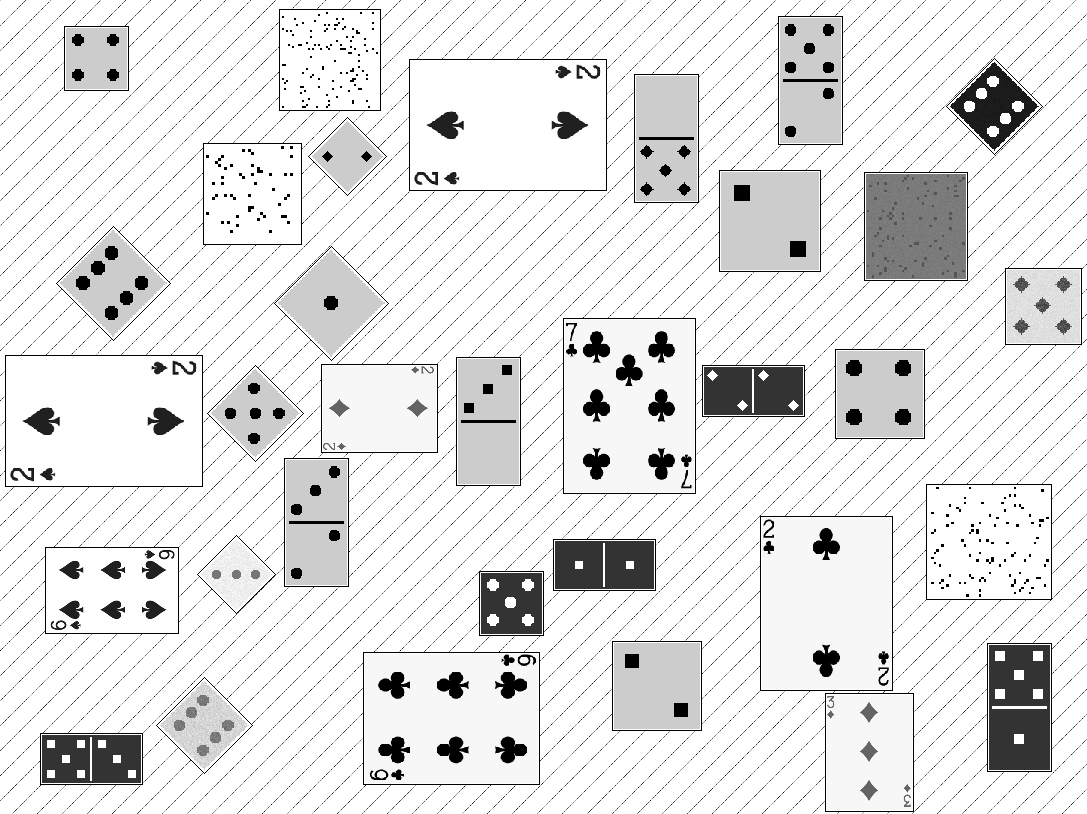
%> input picture TP1/sequencias/Seq160/svpi2022_TP1_img_160_02.png, 1087 x 814 px; its folder holds only this picture in this run
$ octave --eval "result = tp1_92993;"   (GNU Octave 9; MATLAB toolbox functions it lacks are replaced by stand-ins)
%> lines starting %> are read from the running program, lines starting %| are printed output that depends on the picture; in (x1, y1, x2, y2) boxes, pixels count from 0 and x2, y2 are one past the last pixel; in counts of white or black regions, pixels touching at a corner belong together; the program's own positions count from 1
% SVPI
% Alexandre Rodrigues 92993
% Abril 2022
% Trabalho Pratico 1

function NumMec = tp1_92993()

    %% Init Vars
    NumMec = 92993;

    %% Open Image

%     addpath('../')
%     listaF=dir('../svpi2022_TP1_img_*.png');

    addpath('../sequencias/Seq160')
    listaF=dir('../sequencias/Seq160/svpi2022_TP1_img_*.png');

    MaxImg = size(listaF,1);

    for idxImg = 1:MaxImg

        imName = listaF(idxImg).name;

        NumSeq = str2double(imName(18:20));
        NumImg = str2double(imName(22:23));

        A = im2double(imread(imName));

        %% SubImages

        minSize = 0.2; % min nnz for aceptable boundary (percentage)
        minWidth = 0.04; % min width of subimage (percentage)


        cutx = -3; % increase area of boundary
        cuty = -3; %
        reductRoted = 2; % reduce after rotation
        rot = true; % rotate
        extend = false; % extend to rectangular subimage
        relSizes = 1.2; % relative width to height

        % Find rotated dices
        [regionsRotated,fmaskRot] = getSubImages(A,rot,minSize,cutx,cuty,relSizes,minWidth,extend,zeros(size(A)),reductRoted);
% [258 lines not run here, left out]
% [351 lines left out: functions getHalfPintas, rotateDiceIf, edgeDice, edgeRotDice, edging, autobin and 8 more, not called in this run]


function B2 = maskRotated(B)
    % mask for rotated dices in main image

    SE1 = [0 0 1
        0 1 0
        1 0 0];
    SE2 = [1 0 0
        0 1 0
        0 0 1];

    B2 = edge(B,'sobel','vertical');
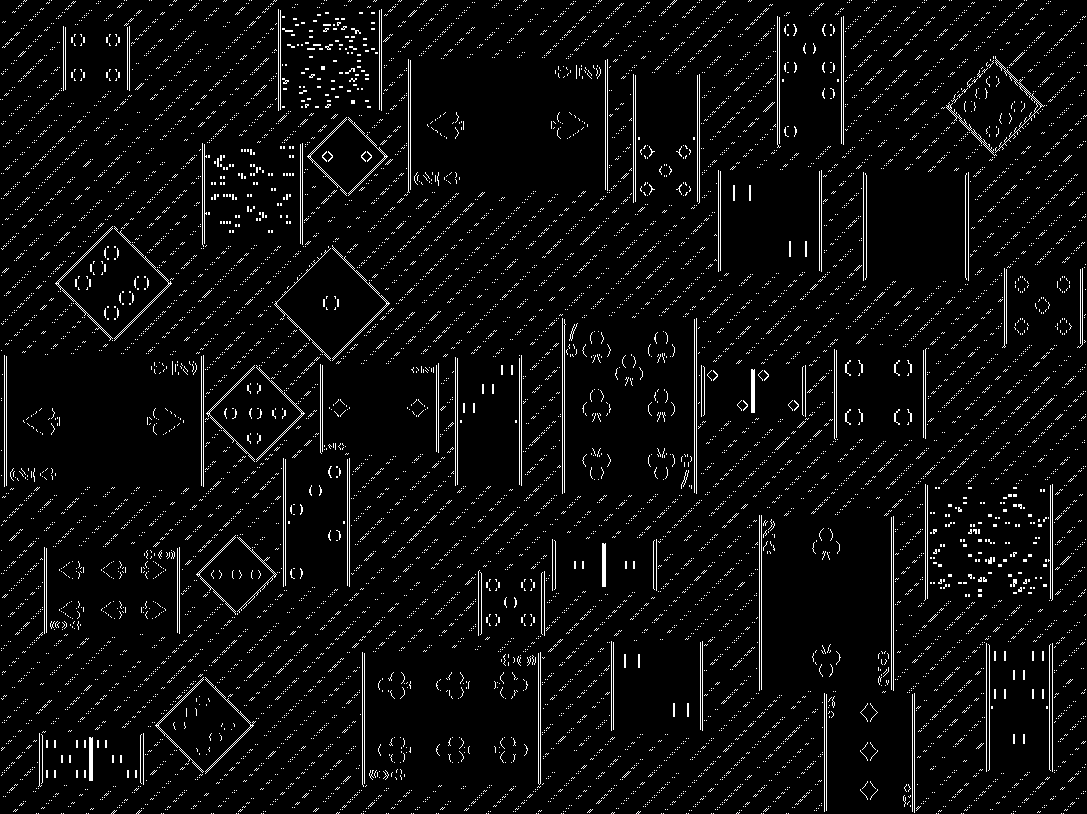
%> B2: size 814x1087 logical; 4.4% white in thin lines or dots
    B2 = imclose(B2,SE1);
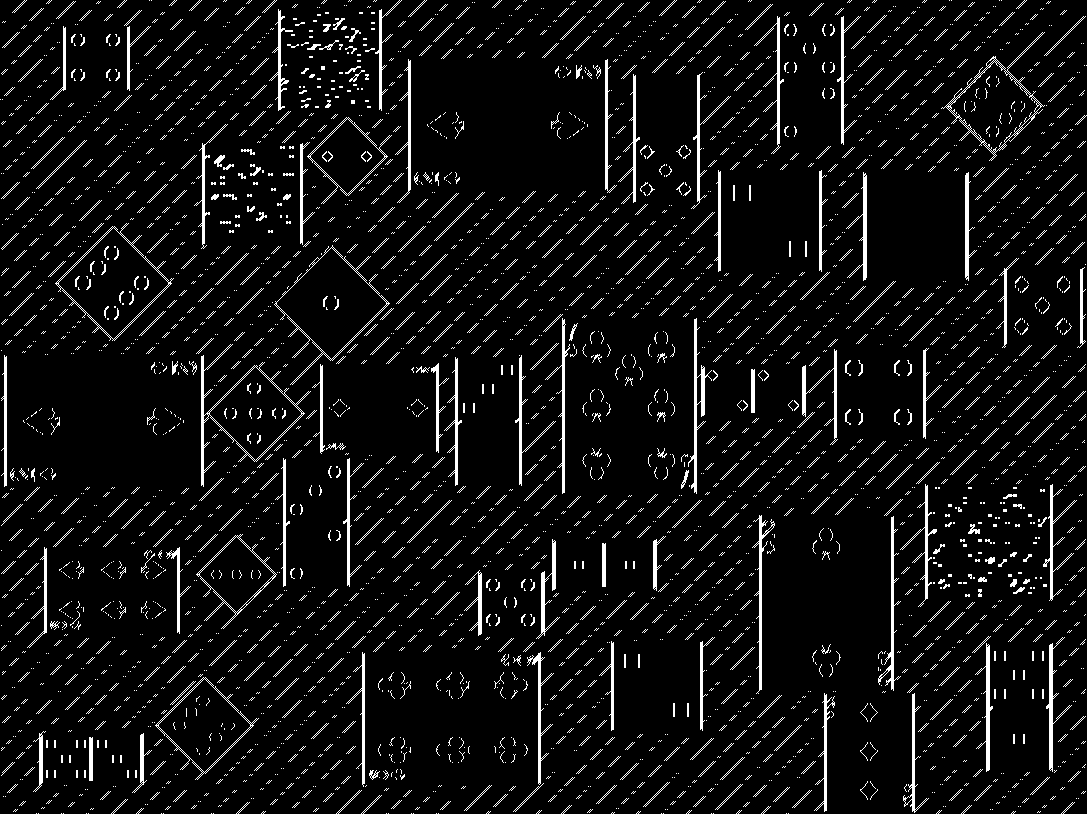
%> B2: size 814x1087 logical; 6.3% white in thin lines or dots
    B2 = imclose(B2,SE2);
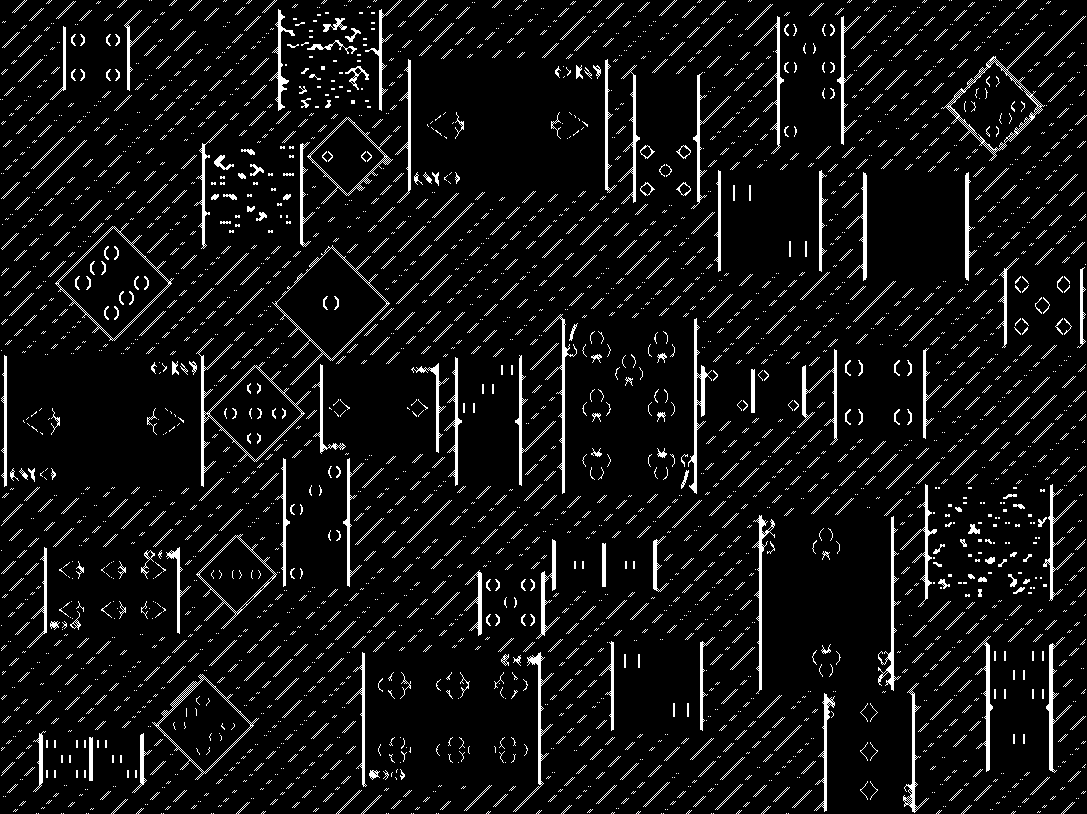
%> B2: size 814x1087 logical; 6.6% white in thin lines or dots

    B2 = bwmorph(B2,'bridge',2);
%> B2: size 814x1087 logical; 6.7% white in thin lines or dots
end


% [6 lines left out: function maskNormal, not called in this run]

function [regions,fullMask] = getSubImages(A,rot,minSize,cutx,cuty,relSizes,minWidth,extend,fmaskPrev,reductRoted)
    % get all subimages(regions)

    if rot
        B = maskRotated(A);
    else
        B = maskNormal(A);
    end

    B = bwareaopen(B,round(minSize*size(B,1)));
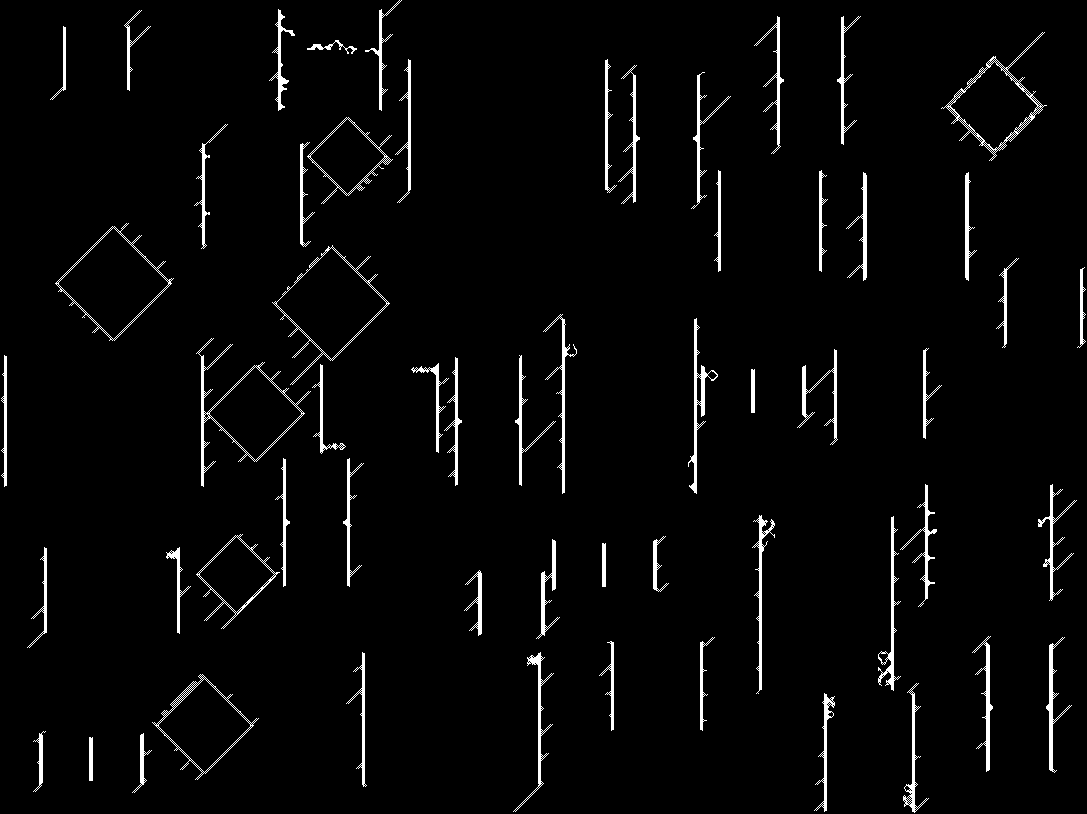
%> B: size 814x1087 logical; 3% white; 59 white regions, largest, box (x1, y1, x2, y2) and area: (196, 338, 311, 487) 1031, (941, 32, 1047, 161) 915, (688, 318, 718, 494) 869

    fullMask = zeros(size(B));

    [Bx,~,Nb] = bwboundaries(B);
%> Bx = 3718 boundaries; largest, box (x1, y1, x2, y2) and points: (196, 338, 311, 487) 665, (543, 314, 577, 494) 474, (878, 516, 901, 691) 450, (688, 318, 718, 494) 449, (272, 245, 390, 385) 437; Nb = 59

    sx = size(B,1);
    sy = size(B,2);

    count = 1;

    for k = Nb+1:length(Bx) % use only interior boundaries
        boundary = Bx{k};

        mask = poly2mask(boundary(:,2), boundary(:,1),sx,sy);
        if (nnz(mask) < minSize*sx), continue, end

        % remove already found
        if nnz(mask.*fmaskPrev), continue, end

        % clean all zeros cols and rows
        mask0s = mask(:,any(mask,1));
        mask0s = mask0s(any(mask0s,2),:);
        if (mean(mask0s,'all') < 0.4), continue, end % very sparse image

        % remove weird shapes
        sizesT = sort(size(mask0s));
        if sizesT(2) > relSizes * sizesT(1) || sizesT(1) < minWidth * sx, continue, end

        % estender a quadrilateros
        if extend
            idxs = find(max(mask,[],2));
            minx = max(idxs(1)+cutx,1);
            maxx = min(idxs(end)-cutx,sx);
            idxs = find(max(mask));
            miny = max(idxs(1)+cuty,1);
            maxy = min(idxs(end)-cuty,sy);
            mask = zeros(size(A));
            mask(minx:maxx,miny:maxy) = 1;

            % remove already found
            if nnz(mask.*fmaskPrev), continue, end

            % clean all zeros cols and rows
            mask0s = mask(:,any(mask,1));
            mask0s = mask0s(any(mask0s,2),:);

            % remove weird shapes
            sizesT = sort(size(mask0s));
            if sizesT(2) > relSizes * sizesT(1) || sizesT(1) < minWidth * sx , continue, end
        end

        selected = A.*mask;

        if rot && ~extend % rotate
            selected = selected(:,any(selected,1));
            selected = selected(any(selected,2),:);

            selected = rotateDice(selected,reductRoted);
        end

        fullMask = fullMask | mask;
        fmaskPrev = fmaskPrev | mask;

        % guardar regiao
        selected = selected(:,any(selected,1));
        selected = selected(any(selected,2),:);

        sizesT = sort(size(selected));
        if sizesT(2) < 1.05 * sizesT(1) % guarantee that dices are squares
            selected = selected(1:sizesT(1),1:sizesT(1));
        end

        regions{count} = selected;
        count = count + 1;

    end
%> this loop made 1 pass
%> (k, boundary) on pass 1: (60, [399 3; 399 3])
end

% [15 lines left out: function rotateDice, not called in this run]
%> (the run ends here)

$ run again, on TP1/sequencias/Seq160/svpi2022_TP1_img_160_09.png
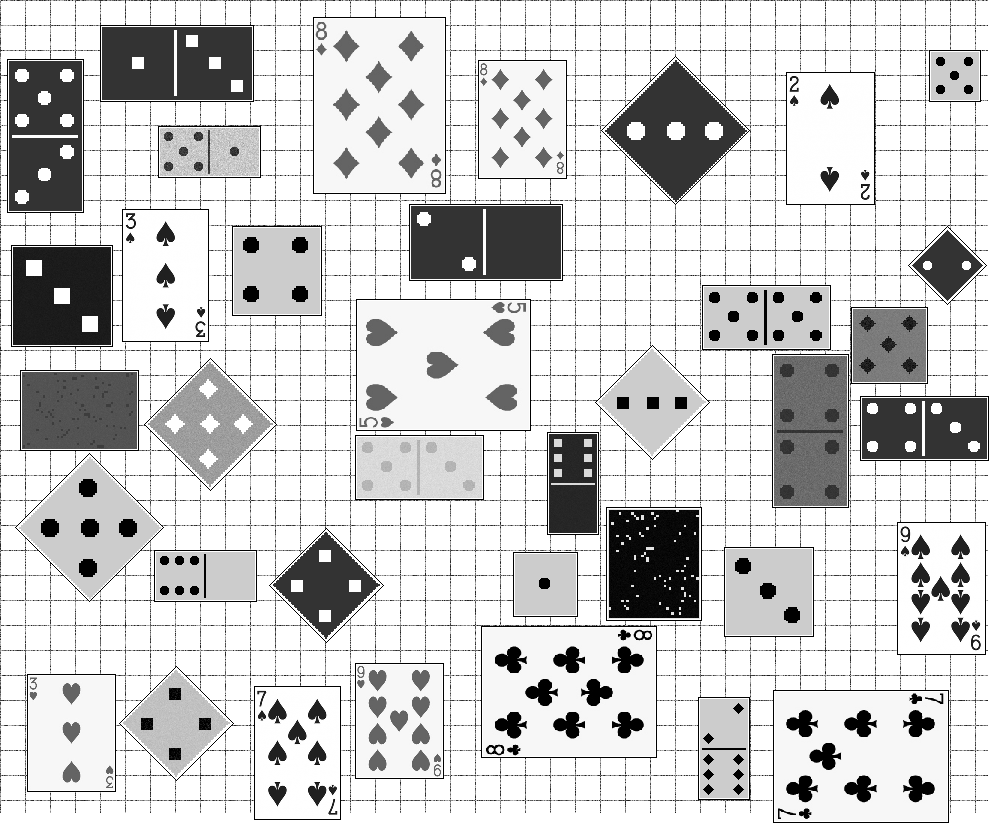
%> input picture TP1/sequencias/Seq160/svpi2022_TP1_img_160_09.png, 991 x 825 px
%> in maskRotated, `B2 = edge(B,'sobel','vertical');`:
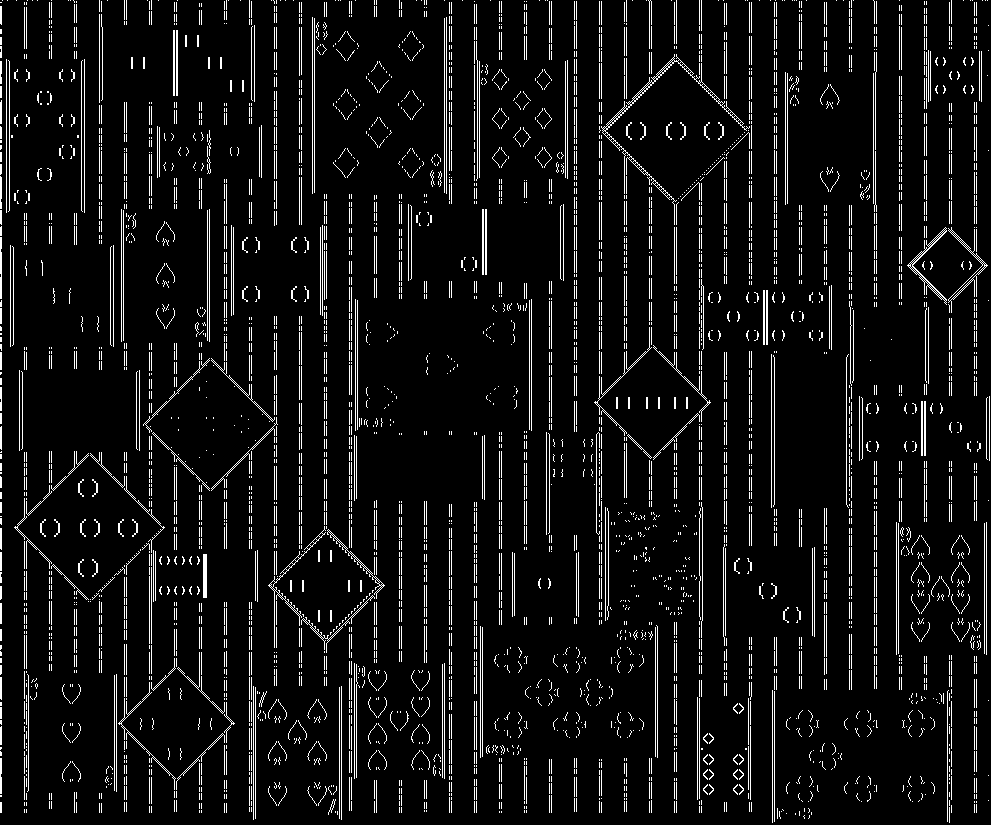
%> B2: size 825x991 logical; 6.7% white in thin lines or dots
%> in getSubImages, `B = bwareaopen(B,round(minSize*size(B,1)));`:
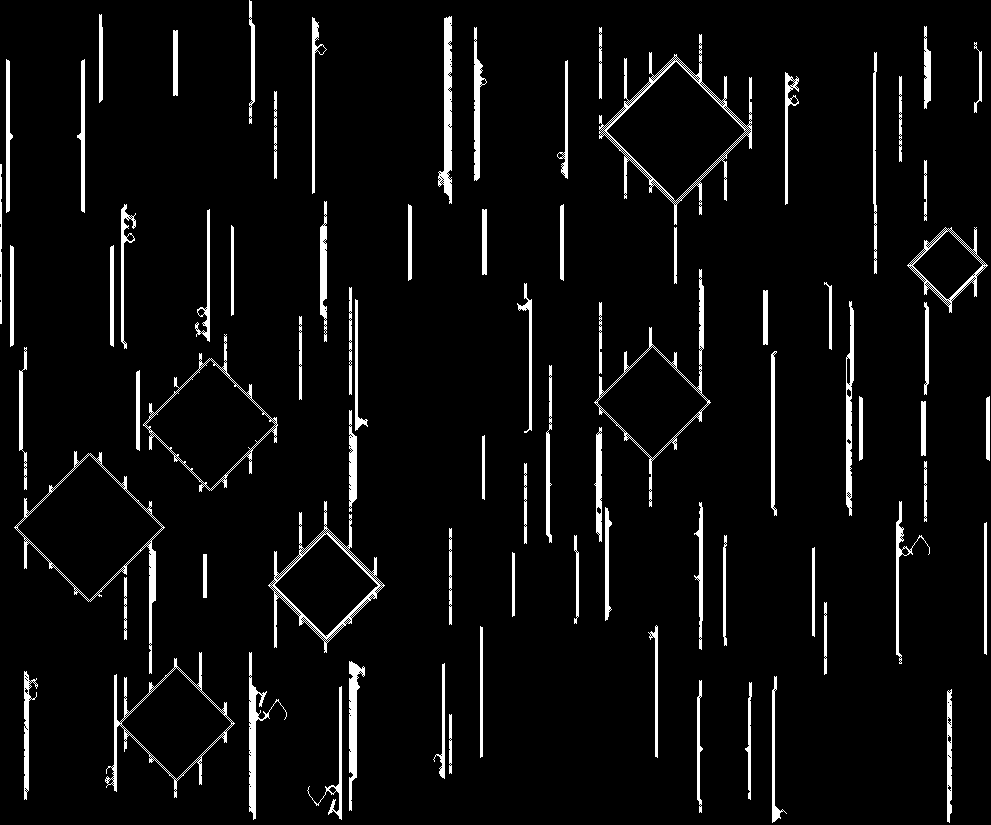
%> B: size 825x991 logical; 5.1% white; 80 white regions, largest, box (x1, y1, x2, y2) and area: (599, 34, 752, 225) 2267, (268, 501, 385, 653) 1765, (14, 451, 165, 674) 1553
%> Bx = 3168 boundaries; largest, box (x1, y1, x2, y2) and points: (599, 34, 752, 225) 1051, (105, 652, 235, 798) 828, (14, 451, 165, 674) 762, (594, 269, 711, 507) 743, (268, 501, 385, 653) 658; Nb = 80
%> the loop in getSubImages, `for k = Nb+1:length(Bx)` made 1 pass
%> (k, boundary) on pass 1: (81, [527 17; 527 17])
